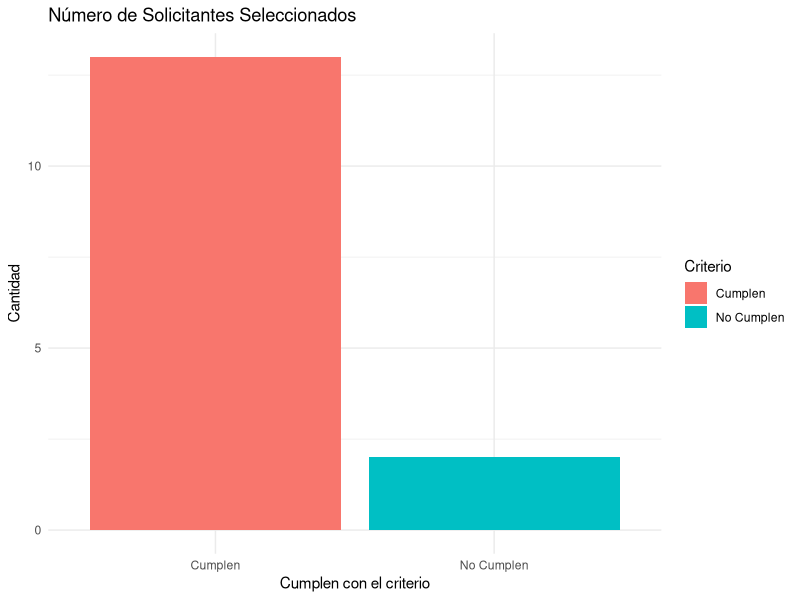

This chart was generated by the following R code:
# Supongamos que tienes un dataframe llamado 'datos' con las puntuaciones de experiencia
datos <- data.frame(
  Solicitante = 1:15,  # Números de los solicitantes
  Experiencia = c(65, 73, 50, 58, 72, 78, 64, 68, 55, 80, 62, 70, 49, 77, 59)  # Puntuaciones de experiencia
)

# Filtrar solicitantes con puntuación de experiencia mínima de 52 en responsabilidad
solicitantes_seleccionados <- subset(datos, Experiencia >= 52)

# Contar cuántos solicitantes cumplen con el criterio
numero_seleccionados <- nrow(solicitantes_seleccionados)

# Mostrar el número de solicitantes seleccionados
cat("Número de solicitantes seleccionados: ", numero_seleccionados, "\n")

# Cargar la biblioteca ggplot2
library(ggplot2)

# Crear un dataframe para el número de solicitantes seleccionados
solicitantes_data <- data.frame(
  Criterio = c("Cumplen", "No Cumplen"),
  Cantidad = c(numero_seleccionados, 15 - numero_seleccionados)  # Total de solicitantes menos los seleccionados
)

# Crear el gráfico de barras
ggplot(solicitantes_data, aes(x = Criterio, y = Cantidad, fill = Criterio)) +
  geom_bar(stat = "identity") +
  labs(title = "Número de Solicitantes Seleccionados", x = "Cumplen con el criterio", y = "Cantidad") +
  theme_minimal()  # Personaliza el estilo del gráfico si lo deseas
